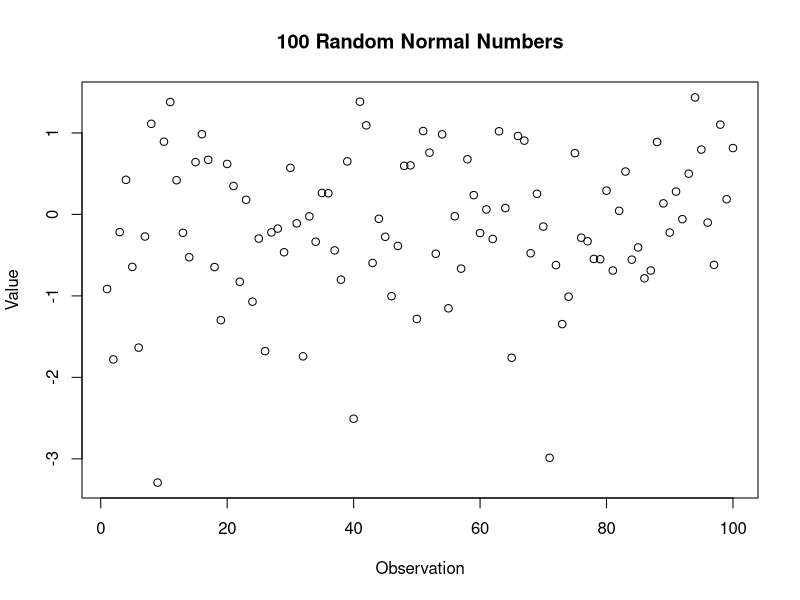
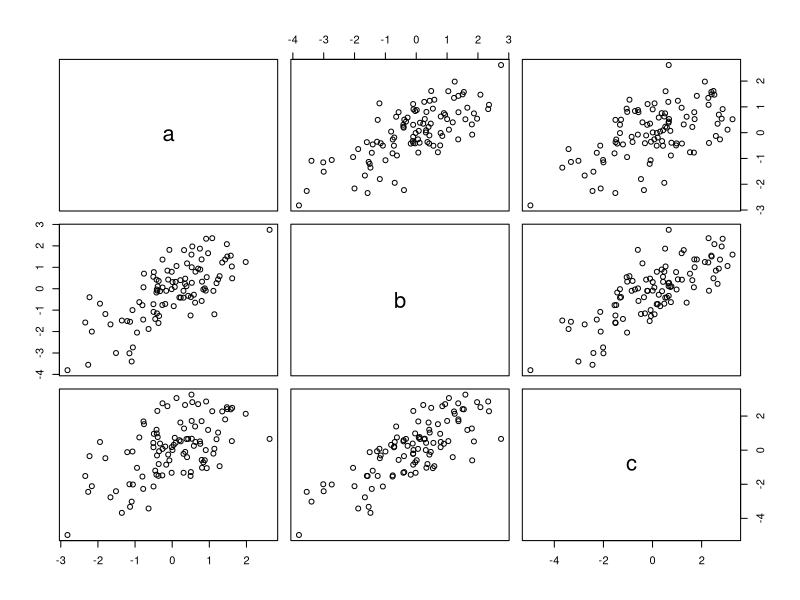
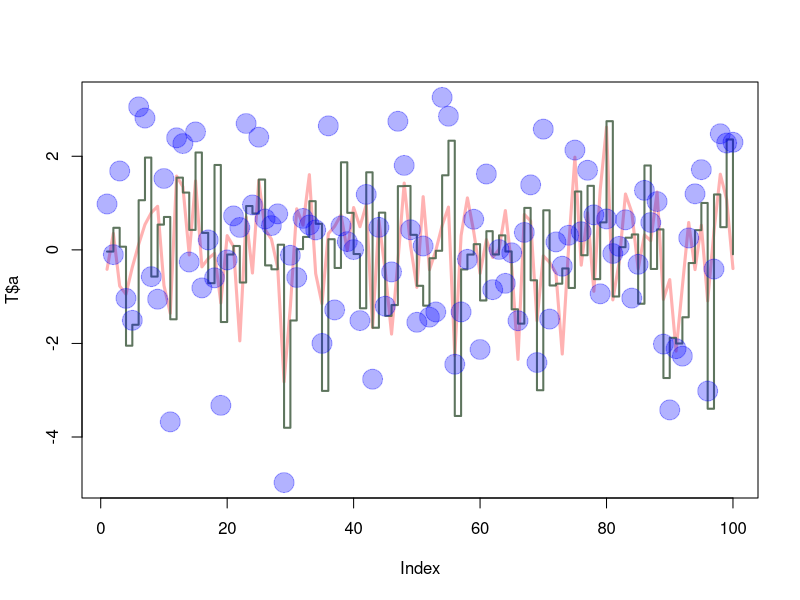

The R script that drew these images, in order:
#Lecture 2


#1

# Create a vector containing names
names_vector <- c("Peter", "Lise", "Hans", "Lars", "Jens")

# Display vector
names_vector

# 1a. Remove "Lise" from the vector
names_without_lise <- names_vector[-2]

names_without_lise

# 1b. Remove multiple names using a range of indexes
names_removed_range <- names_vector[-(2:4)]

names_removed_range

# Remove multiple names using a vector of indexes
names_removed_indexes <- names_vector[-c(1, 3, 5)]

names_removed_indexes


# 2

# Create a numeric vector of length 5
x <- c(1, 2, 3, 4, 5)

x

# 2a. Multiply every element by 5
x_times_5 <- x * 5

x_times_5

# 2b. Create another vector of length 5
y <- c(2, 4, 6, 8, 10)

# Multiply corresponding elements
x_times_y <- x * y

x_times_y

# Example with vectors of different lengths
x2 <- c(1, 2, 3, 4, 5)
y2 <- c(10, 20)

x2 * y2

# R uses vector recycling when vectors have different lengths.
# A warning may occur if the longer vector length is not
# a multiple of the shorter vector length.


# 3

# Create a family list with four elements
family <- list(
  mother = "Anna",
  father = "Peter",
  children = c("Emma", "Oliver"),
  children_age = c(12, 8)
)

family

# 3a. Get names of elements in the list
names(family)

# Get length of the list
length(family)

# 3b. Select an element and change its value
family$father <- "Lars"

family

# It could also be changed using its index
family[[2]] <- "Peter"

family

# 3c. Extend the list with pets and pets' ages
family$pets <- c("Bella", "Max")

family$pets_age <- c(4, 2)

family


# 4

# This part should normally be saved in a file called:
# firstscript.R

# Generate 100 random normal numbers
random_numbers <- rnorm(100)

# Plot the random numbers
plot(
  random_numbers,
  main = "100 Random Normal Numbers",
  xlab = "Observation",
  ylab = "Value"
)

# If firstscript.R is saved in your working directory,
# it can be run using:
# source("firstscript.R")


# 5

# Assign values to A and B
A <- 31
B <- 60

# 5a. Construct vector P containing numbers between A and B
P <- A:B

P

# Check the length
length(P)

# 5b. Create matrix Q with 6 rows and 5 columns
Q <- matrix(
  P,
  nrow = 6,
  ncol = 5
)

Q

# 5c. Examine the objects

class(A)
class(B)
class(P)
class(Q)

length(A)
length(B)
length(P)
length(Q)

dim(Q)

str(A)
str(B)
str(P)
str(Q)


# 6

# Create three random normal vectors of length 100
x1 <- rnorm(100)
x2 <- rnorm(100)
x3 <- rnorm(100)

# 6a. Create data frame T
T <- data.frame(
  a = x1,
  b = x1 + x2,
  c = x1 + x2 + x3
)

# Display first rows
head(T)

# 6b. Plot the data frame
plot(T)

# Calculate standard deviation for each column
apply(T, 2, sd)

# 6c.
# Run the script multiple times to observe
# how the random values change.

# 6d. Plot using graphical parameters
plot(
  T$a,
  type = "l",
  ylim = range(T),
  lwd = 3,
  col = rgb(1, 0, 0, 0.3)
)

lines(
  T$b,
  type = "s",
  lwd = 2,
  col = rgb(0.3, 0.4, 0.3, 0.9)
)

points(
  T$c,
  pch = 20,
  cex = 4,
  col = rgb(0, 0, 1, 0.3)
)

# Help commands
# help("rgb")
# help("par")
# ?rgb
# ?points


# 7-10 Data Preparation

# Install tidyverse only the first time:
# install.packages("tidyverse")

# Load dplyr
library(dplyr)

# Load Star Wars data
data(starwars)


# 7. SELECT

# 7a. Select only name, height and gender
select_7a <- starwars %>%
  select(name, height, gender)

select_7a


# 7b. Select name and all variables between mass
# and species inclusive
select_7b <- starwars %>%
  select(name, mass:species)

select_7b


# 7c. Select all variables except birth_year and gender
select_7c <- starwars %>%
  select(-birth_year, -gender)

select_7c


# 8

# 8a. Only include males
filter_8a <- starwars %>%
  filter(sex == "male")

filter_8a


# 8b. Only include females from Alderaan
filter_8b <- starwars %>%
  filter(
    sex == "female",
    homeworld == "Alderaan"
  )

filter_8b


# 8c. Only include individuals from
# Alderaan, Coruscant or Endor
filter_8c <- starwars %>%
  filter(
    homeworld %in% c(
      "Alderaan",
      "Coruscant",
      "Endor"
    )
  )

filter_8c


# 9

# 9a. Convert height from centimeters to inches
# and mass from kilograms to pounds
mutate_9a <- starwars %>%
  mutate(
    height_inches = height / 2.54,
    mass_pounds = mass * 2.20462
  )

mutate_9a


# 9b. Change eye colors that are not
# black, blue or brown to "other"
mutate_9b <- starwars %>%
  mutate(
    eye_color = ifelse(
      eye_color %in% c(
        "black",
        "blue",
        "brown"
      ),
      eye_color,
      "other"
    )
  )

mutate_9b


# 9c. Create a height category:
# taller than 180 = "tall"
# otherwise = "short"
mutate_9c <- starwars %>%
  mutate(
    heightcat = ifelse(
      height > 180,
      "tall",
      "short"
    )
  )

mutate_9c


# 9d. Set heights greater than 200
# or less than 75 to missing (NA)
mutate_9d <- starwars %>%
  mutate(
    height = ifelse(
      height > 200 | height < 75,
      NA,
      height
    )
  )

mutate_9d


# 10 Calculation

# 10a. Calculate mean height and mass
calculate_10a <- starwars %>%
  summarise(
    mean_height = mean(
      height,
      na.rm = TRUE
    ),
    mean_mass = mean(
      mass,
      na.rm = TRUE
    )
  )

calculate_10a


# 10b. Calculate mean height and mass by gender
calculate_10b <- starwars %>%
  group_by(gender) %>%
  summarise(
    mean_height = mean(
      height,
      na.rm = TRUE
    ),
    mean_mass = mean(
      mass,
      na.rm = TRUE
    )
  )

calculate_10b


# 10c. Calculate mean height for females
# grouped by species using the pipe operator
calculate_10c <- starwars %>%
  filter(sex == "female") %>%
  group_by(species) %>%
  summarise(
    mean_height = mean(
      height,
      na.rm = TRUE
    )
  )

calculate_10c
